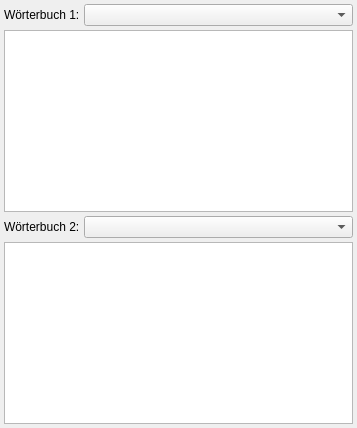
<ui version="4.0" >
 <class>ConfigDglLexikaClass</class>
 <widget class="QWidget" name="ConfigDglLexikaClass" >
  <property name="geometry" >
   <rect>
    <x>0</x>
    <y>0</y>
    <width>357</width>
    <height>428</height>
   </rect>
  </property>
  <property name="windowTitle" >
   <string>Form</string>
  </property>
  <layout class="QVBoxLayout" >
   <property name="spacing" >
    <number>4</number>
   </property>
   <property name="leftMargin" >
    <number>4</number>
   </property>
   <property name="topMargin" >
    <number>4</number>
   </property>
   <property name="rightMargin" >
    <number>4</number>
   </property>
   <property name="bottomMargin" >
    <number>4</number>
   </property>
   <item>
    <layout class="QHBoxLayout" >
     <item>
      <widget class="QLabel" name="label" >
       <property name="text" >
        <string>Wörterbuch 1:</string>
       </property>
      </widget>
     </item>
     <item>
      <widget class="QComboBox" name="language1" >
       <property name="sizePolicy" >
        <sizepolicy vsizetype="Fixed" hsizetype="Expanding" >
         <horstretch>0</horstretch>
         <verstretch>0</verstretch>
        </sizepolicy>
       </property>
      </widget>
     </item>
    </layout>
   </item>
   <item>
    <widget class="QTextBrowser" name="infoLanguage1" />
   </item>
   <item>
    <layout class="QHBoxLayout" >
     <item>
      <widget class="QLabel" name="label_2" >
       <property name="text" >
        <string>Wörterbuch 2:</string>
       </property>
      </widget>
     </item>
     <item>
      <widget class="QComboBox" name="language2" >
       <property name="sizePolicy" >
        <sizepolicy vsizetype="Fixed" hsizetype="Expanding" >
         <horstretch>0</horstretch>
         <verstretch>0</verstretch>
        </sizepolicy>
       </property>
      </widget>
     </item>
    </layout>
   </item>
   <item>
    <widget class="QTextBrowser" name="infoLanguage2" />
   </item>
  </layout>
 </widget>
 <resources/>
 <connections/>
</ui>
